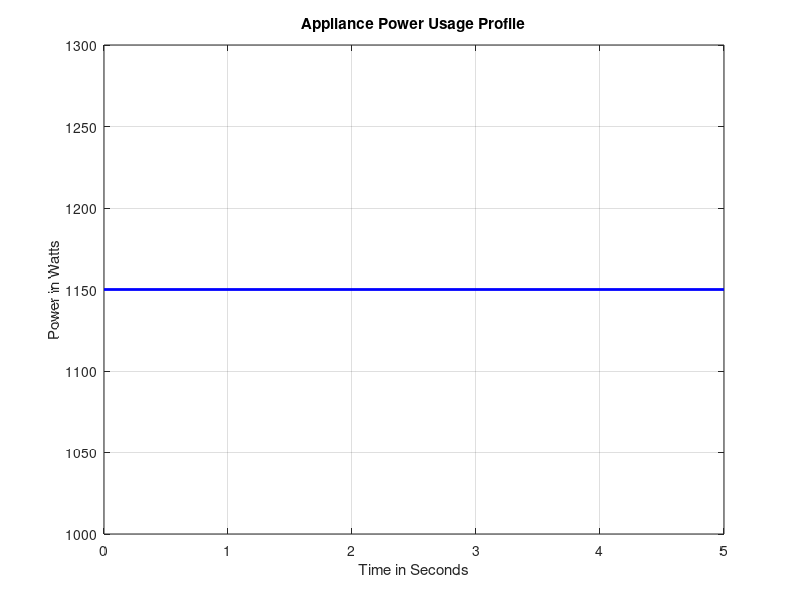

Write MATLAB code to recreate this figure.
% My Second EEE Project: Basic Power Calculation
% Written by Akhil - Class 12 Graduate

voltage_in_house = 230; % Standard Indian household voltage (Volts)
current_drawn = 5; % A simple 5 Ampere current load

% Formula from school: Power (P) = Voltage (V) * Current (I)
total_power_watts = voltage_in_house * current_drawn;

% Showing a simple graph over a 5 second timeline
time_seconds =[0, 1, 2, 3, 4, 5];
power_line = [total_power_watts, total_power_watts, total_power_watts, total_power_watts, total_power_watts, total_power_watts];

% Telling MATLAB to plot a simple line graph in blue
plot(time_seconds, power_line, 'b', 'LineWidth', 2);
grid on;
title('Appliance Power Usage Profile');
xlabel('Time in Seconds');
ylabel('Power in Watts');
